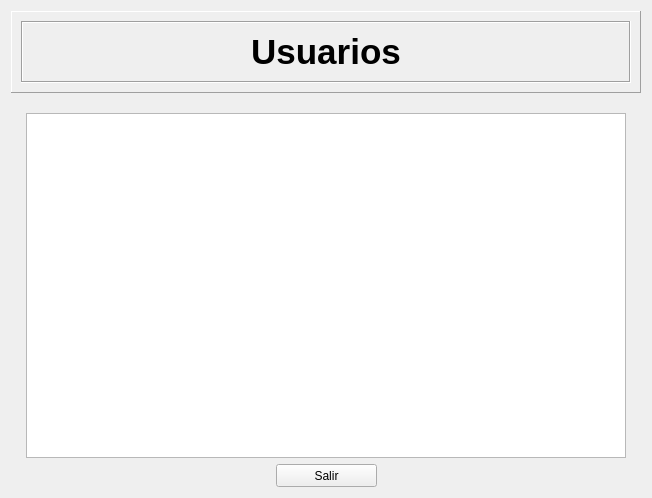
<?xml version="1.0" encoding="UTF-8"?>
<ui version="4.0">
 <class>WidgetVerUsuarios</class>
 <widget class="QWidget" name="WidgetVerUsuarios">
  <property name="geometry">
   <rect>
    <x>0</x>
    <y>0</y>
    <width>652</width>
    <height>498</height>
   </rect>
  </property>
  <property name="cursor">
   <cursorShape>PointingHandCursor</cursorShape>
  </property>
  <property name="windowTitle">
   <string>Form</string>
  </property>
  <layout class="QGridLayout" name="gridLayout">
   <item row="0" column="0">
    <layout class="QHBoxLayout" name="horizontalLayout_3">
     <item>
      <spacer name="horizontalSpacer_6">
       <property name="orientation">
        <enum>Qt::Horizontal</enum>
       </property>
       <property name="sizeHint" stdset="0">
        <size>
         <width>17</width>
         <height>20</height>
        </size>
       </property>
      </spacer>
     </item>
     <item>
      <layout class="QVBoxLayout" name="verticalLayout_5">
       <item>
        <widget class="QFrame" name="frame">
         <property name="minimumSize">
          <size>
           <width>0</width>
           <height>82</height>
          </size>
         </property>
         <property name="maximumSize">
          <size>
           <width>16777215</width>
           <height>82</height>
          </size>
         </property>
         <property name="frameShape">
          <enum>QFrame::Panel</enum>
         </property>
         <property name="frameShadow">
          <enum>QFrame::Raised</enum>
         </property>
         <layout class="QVBoxLayout" name="verticalLayout">
          <item>
           <widget class="QFrame" name="frame_2">
            <property name="frameShape">
             <enum>QFrame::Box</enum>
            </property>
            <property name="frameShadow">
             <enum>QFrame::Sunken</enum>
            </property>
            <layout class="QVBoxLayout" name="verticalLayout_2">
             <item>
              <widget class="QLabel" name="label">
               <property name="text">
                <string>&lt;!DOCTYPE HTML PUBLIC &quot;-//W3C//DTD HTML 4.0//EN&quot; &quot;http://www.w3.org/TR/REC-html40/strict.dtd&quot;&gt;
&lt;html&gt;&lt;head&gt;&lt;meta name=&quot;qrichtext&quot; content=&quot;1&quot; /&gt;&lt;style type=&quot;text/css&quot;&gt;
p, li { white-space: pre-wrap; }
&lt;/style&gt;&lt;/head&gt;&lt;body style=&quot; font-family:'MS Shell Dlg 2'; font-size:8.25pt; font-weight:400; font-style:normal;&quot;&gt;
&lt;p align=&quot;center&quot; style=&quot; margin-top:0px; margin-bottom:0px; margin-left:0px; margin-right:0px; -qt-block-indent:0; text-indent:0px;&quot;&gt;&lt;span style=&quot; font-size:26pt; font-weight:600;&quot;&gt;Usuarios&lt;/span&gt;&lt;/p&gt;&lt;/body&gt;&lt;/html&gt;</string>
               </property>
              </widget>
             </item>
            </layout>
           </widget>
          </item>
         </layout>
        </widget>
       </item>
       <item>
        <spacer name="verticalSpacer">
         <property name="orientation">
          <enum>Qt::Vertical</enum>
         </property>
         <property name="sizeHint" stdset="0">
          <size>
           <width>20</width>
           <height>40</height>
          </size>
         </property>
        </spacer>
       </item>
       <item>
        <layout class="QVBoxLayout" name="verticalLayout_4">
         <item>
          <layout class="QVBoxLayout" name="verticalLayout_3">
           <item>
            <layout class="QHBoxLayout" name="horizontalLayout_2">
             <item>
              <spacer name="horizontalSpacer_3">
               <property name="orientation">
                <enum>Qt::Horizontal</enum>
               </property>
               <property name="sizeHint" stdset="0">
                <size>
                 <width>40</width>
                 <height>20</height>
                </size>
               </property>
              </spacer>
             </item>
             <item>
              <widget class="QTableView" name="tableView">
               <property name="minimumSize">
                <size>
                 <width>600</width>
                 <height>345</height>
                </size>
               </property>
               <property name="maximumSize">
                <size>
                 <width>600</width>
                 <height>345</height>
                </size>
               </property>
               <property name="font">
                <font>
                 <weight>75</weight>
                 <bold>true</bold>
                </font>
               </property>
               <property name="showDropIndicator" stdset="0">
                <bool>true</bool>
               </property>
               <property name="alternatingRowColors">
                <bool>true</bool>
               </property>
               <property name="selectionMode">
                <enum>QAbstractItemView::NoSelection</enum>
               </property>
               <property name="selectionBehavior">
                <enum>QAbstractItemView::SelectRows</enum>
               </property>
               <property name="textElideMode">
                <enum>Qt::ElideMiddle</enum>
               </property>
               <property name="showGrid">
                <bool>true</bool>
               </property>
               <property name="gridStyle">
                <enum>Qt::SolidLine</enum>
               </property>
               <property name="wordWrap">
                <bool>true</bool>
               </property>
               <property name="cornerButtonEnabled">
                <bool>true</bool>
               </property>
               <attribute name="horizontalHeaderShowSortIndicator" stdset="0">
                <bool>true</bool>
               </attribute>
               <attribute name="horizontalHeaderStretchLastSection">
                <bool>true</bool>
               </attribute>
               <attribute name="verticalHeaderVisible">
                <bool>false</bool>
               </attribute>
               <attribute name="verticalHeaderDefaultSectionSize">
                <number>22</number>
               </attribute>
              </widget>
             </item>
             <item>
              <spacer name="horizontalSpacer_4">
               <property name="orientation">
                <enum>Qt::Horizontal</enum>
               </property>
               <property name="sizeHint" stdset="0">
                <size>
                 <width>40</width>
                 <height>20</height>
                </size>
               </property>
              </spacer>
             </item>
            </layout>
           </item>
           <item>
            <layout class="QHBoxLayout" name="horizontalLayout">
             <item>
              <spacer name="horizontalSpacer">
               <property name="orientation">
                <enum>Qt::Horizontal</enum>
               </property>
               <property name="sizeHint" stdset="0">
                <size>
                 <width>40</width>
                 <height>20</height>
                </size>
               </property>
              </spacer>
             </item>
             <item>
              <widget class="QPushButton" name="pbSalir">
               <property name="minimumSize">
                <size>
                 <width>101</width>
                 <height>23</height>
                </size>
               </property>
               <property name="maximumSize">
                <size>
                 <width>101</width>
                 <height>23</height>
                </size>
               </property>
               <property name="text">
                <string>Salir</string>
               </property>
              </widget>
             </item>
             <item>
              <spacer name="horizontalSpacer_2">
               <property name="orientation">
                <enum>Qt::Horizontal</enum>
               </property>
               <property name="sizeHint" stdset="0">
                <size>
                 <width>40</width>
                 <height>20</height>
                </size>
               </property>
              </spacer>
             </item>
            </layout>
           </item>
          </layout>
         </item>
        </layout>
       </item>
      </layout>
     </item>
     <item>
      <spacer name="horizontalSpacer_5">
       <property name="orientation">
        <enum>Qt::Horizontal</enum>
       </property>
       <property name="sizeHint" stdset="0">
        <size>
         <width>13</width>
         <height>20</height>
        </size>
       </property>
      </spacer>
     </item>
    </layout>
   </item>
  </layout>
 </widget>
 <resources/>
 <connections/>
</ui>
